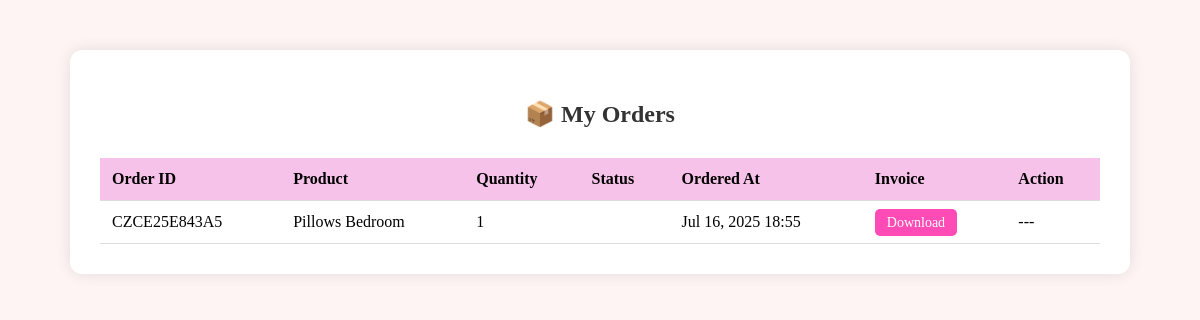
The app's page /my-orders/ (signed in) with its own data.
### homeapp/models.py (models this page shows, shortened)
class Order(models.Model):
    user = models.ForeignKey(User, on_delete=models.CASCADE, null=True, blank=True)
    product = models.ForeignKey(Product, on_delete=models.CASCADE)
    customer_name = models.CharField(max_length=100)
    phone = models.CharField(max_length=15, blank=True)  # ✅ Added here
    email = models.EmailField()
    address = models.TextField()
    quantity = models.IntegerField(default=1)
    order_id = models.CharField(max_length=100, unique=True, blank=True)
    ordered_at = models.DateTimeField(auto_now_add=True)

class Product(models.Model):
    name = models.CharField(max_length=200)
    price = models.DecimalField(max_digits=10, decimal_places=2)
    image = models.ImageField(upload_to='products/')
    description = models.TextField(blank=True, null=True)

### homeapp/views.py (the view)
# urls.py: path('my-orders/', views.my_orders, name='my_orders'),
def my_orders(request):
    orders = Order.objects.filter(user=request.user).order_by('-ordered_at')
    return render(request, 'my_orders.html', {'orders': orders})

### homeapp/templates/my_orders.html (shortened to what this page needs)
{% load static %}
<!DOCTYPE html>
<html lang="en">
<head>
</head>
<body>
  <div class="container">
    <h2>📦 My Orders</h2>
    {% if orders %}
    <table>
      <tr>
        <th>Order ID</th>
        <th>Product</th>
        <th>Quantity</th>
        <th>Status</th>
        <th>Ordered At</th>
        <th>Invoice</th>
        <th>Action</th>
      </tr>
      {% for order in orders %}
      <tr>
        <td>{{ order.order_id }}</td>
        <td>{{ order.product.name }}</td>
        <td>{{ order.quantity }}</td>
        <td>{{ order.status }}</td>
        <td>{{ order.ordered_at|date:"M d, Y H:i" }}</td>
        <td>
          <a href="{% url 'generate_invoice' order_id=order.order_id %}" class="btn-action invoice-link" target="_blank">Download</a>
        </td>
        <td>
          {% if order.status == "Placed" %}
            <a href="{% url 'cancel_order' order_id=order.order_id %}" class="btn-action cancel-link">Cancel</a>
          {% else %}
            ---
          {% endif %}
        </td>
      </tr>
      {% endfor %}
    </table>
    {% else %}
      <p class="no-orders">No orders found.</p>
    {% endif %}
  </div>
</body>
</html>

### homeapp/templates/my_orders.html (style rules this page uses)
body { font-family: cursive; background-color: #fff4f4; margin: 0; padding: 0; }
.container { max-width: 1000px; margin: 50px auto; background: white; padding: 30px; border-radius: 12px; box-shadow: 0 0 15px rgba(0,0,0,0.1); }
h2 { color: #333; text-align: center; margin-bottom: 30px; }
table { width: 100%; border-collapse: collapse; margin-top: 20px; }
th, td { padding: 12px; border-bottom: 1px solid #ddd; text-align: left; }
th { background-color: #f7c2e9; }
.btn-action { text-decoration: none; padding: 6px 12px; border-radius: 5px; font-size: 14px; color: white; }
.invoice-link { background-color: #ff4bb5; }

### records on screen
Order: order_id "CZCE25E843A5", product.name "Pillows Bedroom", quantity "1", ordered_at "Jul 16, 2025 18:55"
